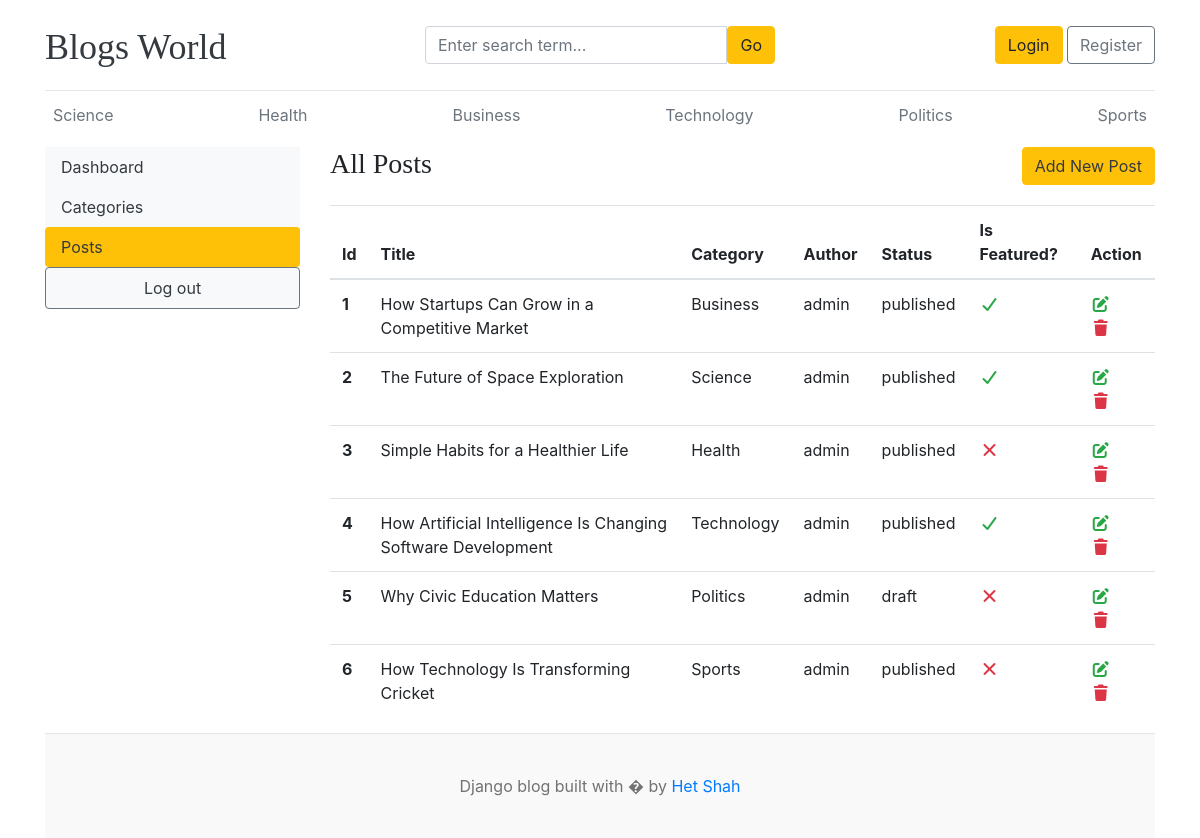
The app's page /dashboard/posts/ with its own data.
### blogs/models.py (models this page shows, shortened)
class Category(models.Model):
  category_name = models.CharField(max_length=50, unique=True)
  created_at = models.DateTimeField(auto_now_add=True)
  updated_at = models.DateTimeField(auto_now=True)
  class Meta:
    verbose_name_plural = 'Categories'
  def __str__(self):
    return self.category_name

class Blogs(models.Model):
  title = models.CharField(max_length=100, unique=True)
  slug = models.SlugField(unique=True, blank=True)
  category = models.ForeignKey(Category, on_delete=models.CASCADE)
  author = models.ForeignKey(User, on_delete=models.CASCADE)
  blog_image = models.ImageField(upload_to= 'uploads/%y/%m/%d')
  short_description = models.TextField(max_length=1000)
  blog_body = models.TextField(max_length=3000)
  status = models.CharField(max_length=100, choices=STATUS_CHOICE, default='draft')
  is_features = models.BooleanField(default=False)
  created_at = models.DateTimeField(auto_now_add=True)
  updated_at = models.DateTimeField(auto_now=True)
  class Meta:
    verbose_name_plural = 'Blogs'

### dashboard/views.py (the view)
# urls.py: path('posts/', views.posts, name="posts"),
def posts(request):
  posts = Blogs.objects.all()
  context = {
    'posts' : posts
  }
  return render(request, 'dashboard/posts.html', context)

### blogs/context_processors.py (called while the page is built)
def getCategories(request):
  categories = Category.objects.all()
  return dict(categories=categories)

### templates/dashboard/posts.html
{% extends '../base/base.html' %}
{% block content %}
<div class="row">
  {% include './left_sidebar.html' %}
  <div class="col-md-9">
    <h3 class="mb-4 float-left">All Posts</h3>
    <a href="{% url 'add_posts' %}" class="btn btn-warning text-dark float-right">Add New Post</a>
    <table class="table table-hover">
      <thead>
        <tr>
          <th>Id</th>
          <th>Title</th>
          <th>Category</th>
          <th>Author</th>
          <th>Status</th>
          <th>Is Featured?</th>
          <th>Action</th>
        </tr>
      </thead>
      <tbody>
        {% for post in posts %}
        <tr>
          <th>{{ forloop.counter }}</th>
          <td>{{ post.title }}</td>
          <td>{{ post.category }}</td>
          <td>{{ post.author }}</td>
          <td>{{ post.status }}</td>
          <td>{% if post.is_features %} <i class="fa fa-check text-success"></i> {% else %} <i class="fa fa-times text-danger"></i> {% endif %}</td>
          <td>
            <a href="{% url 'edit_posts' post.id %}"><i class="fa fa-edit text-success"></i></a>&nbsp;&nbsp;
            <a href="{% url 'delete_posts' post.id %}"> <i class="fa fa-trash text-danger"></i></a>
          </td>
        </tr>
        {% endfor %}
      </tbody>
    </table>
  </div>
</div>
{% endblock %}

### templates/base/header.html (shortened to what this page needs)
{% load static %}
<!doctype html>
<html lang="en">
  <head>
    <link
      href="https://getbootstrap.com/docs/4.0/dist/css/bootstrap.min.css"
      rel="stylesheet" />
    <link href="{% static 'css/blog.css' %}" rel="stylesheet" />
    <link
      rel="stylesheet"
      href="https://cdnjs.cloudflare.com/ajax/libs/font-awesome/7.3.1/css/all.min.css"
 />
  </head>
  <body>
    <div class="container">
      <header class="blog-header py-3">
        <div class="row flex-nowrap justify-content-between align-items-center">
          <div class="col-4 pt-1">
            <a class="blog-header-logo text-dark" href="/">Blogs World</a>
          </div>
          <div class="col-4">
            <form action="{% url 'search' %}" method="GET">
              <div class="input-group">
                <input
                  type="text"
                  class="form-control"
                  name="keyword"
                  placeholder="Enter search term..." />
                <button
                  type="submit"
                  class="btn btn-warning"
                  id="button-search"
                  type="button">
                  Go
                </button>
              </div>
            </form>
          </div>
          <div class="col-4 d-flex justify-content-end align-items-center">
            {% if not user.is_authenticated %}
            <a class="btn btn-warning" href="{% url 'login' %}">Login</a> &nbsp;
            <a class="btn btn-outline-secondary" href="{% url 'register'%}"
              >Register</a
            >
            {% endif %}
          </div>
        </div>
      </header>
      <div class="nav-scroller py-1 mb-2">
        <nav class="nav d-flex justify-content-between">
          {% for category in categories %}
          <a
            class="p-2 text-muted"
            href="{% url 'posts_by_category' category.id %}"
            >{{ category.category_name }}</a
          >
          {% endfor %}
        </nav>
      </div>

### static/css/blog.css (style rules this page uses)
.blog-header { border-bottom: 1px solid #e5e5e5; }
.blog-header-logo { font-family: "Playfair Display", Georgia, "Times New Roman", serif; font-size: 2.25rem; }
h1, h2, h3, h4, h5, h6 { font-family: "Playfair Display", Georgia, "Times New Roman", serif; }

### records on screen
Category: category_name "Science"
Category: category_name "Health"
Category: category_name "Business"
Category: category_name "Technology"
Category: category_name "Politics"
Category: category_name "Sports"
Blogs: title "How Startups Can Grow in a Competitive Market", category "Business", author "admin", status "published", is_features True (drawn)
Blogs: title "The Future of Space Exploration", category "Science", author "admin", status "published", is_features True (drawn)
Blogs: title "Simple Habits for a Healthier Life", category "Health", author "admin", status "published", is_features False (drawn)
Blogs: title "How Artificial Intelligence Is Changing Software Development", category "Technology", author "admin", status "published", is_features True (drawn)
Blogs: title "Why Civic Education Matters", category "Politics", author "admin", status "draft", is_features False (drawn)
Blogs: title "How Technology Is Transforming Cricket", category "Sports", author "admin", status "published", is_features False (drawn)
